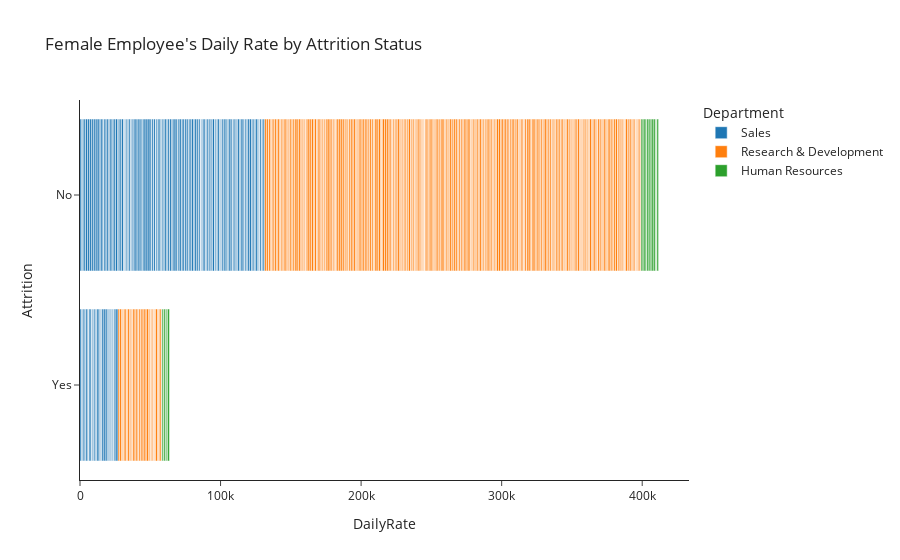

This figure's notebook cell:
### Code cell
# convert to percentage
fig = px.bar(df.query("Gender=='Female'"),x='DailyRate',y='Attrition',color='Department',orientation='h',title="Female Employee's Daily Rate by Attrition Status")
fig.show()

### Figure 1 — Plotly figure (JSON) as saved in the notebook; plotly's stock layout.template omitted (floating-point values rounded to 4 significant figures; data arrays with more than 128 entries replaced by an {"elided": "..."} marker saying what was removed)
{"data": [{"alignmentgroup": "True", "hovertemplate": "Department=Sales<br>DailyRate=%{x}<br>Attrition=%{y}<extra></extra>", "legendgroup": "Sales", "marker": {"color": "#1F77B4", "pattern": {"shape": ""}}, "name": "Sales", "offsetgroup": "Sales", "orientation": "h", "showlegend": true, "textposition": "auto", "type": "bar", "x": {"elided": "189 int values"}, "xaxis": "x", "y": {"elided": "189 str values"}, "yaxis": "y"}, {"alignmentgroup": "True", "hovertemplate": "Department=Research & Development<br>DailyRate=%{x}<br>Attrition=%{y}<extra></extra>", "legendgroup": "Research & Development", "marker": {"color": "#FF7F0E", "pattern": {"shape": ""}}, "name": "Research & Development", "offsetgroup": "Research & Development", "orientation": "h", "showlegend": true, "textposition": "auto", "type": "bar", "x": {"elided": "379 int values"}, "xaxis": "x", "y": {"elided": "379 str values"}, "yaxis": "y"}, {"alignmentgroup": "True", "hovertemplate": "Department=Human Resources<br>DailyRate=%{x}<br>Attrition=%{y}<extra></extra>", "legendgroup": "Human Resources", "marker": {"color": "#2CA02C", "pattern": {"shape": ""}}, "name": "Human Resources", "offsetgroup": "Human Resources", "orientation": "h", "showlegend": true, "textposition": "auto", "type": "bar", "x": [1420, 142, 1355, 988, 426, 1112, 141, 1383, 991, 1147, 1398, 1107, 1176, 528, 176, 600, 920, 1337, 309, 1146], "xaxis": "x", "y": ["No", "No", "No", "Yes", "Yes", "No", "No", "No", "No", "No", "No", "Yes", "No", "No", "No", "Yes", "Yes", "Yes", "No", "No"], "yaxis": "y"}], "layout": {"barmode": "relative", "legend": {"title": {"text": "Department"}, "tracegroupgap": 0}, "title": {"text": "Female Employee's Daily Rate by Attrition Status"}, "xaxis": {"anchor": "y", "domain": [0, 1], "title": {"text": "DailyRate"}}, "yaxis": {"anchor": "x", "domain": [0, 1], "title": {"text": "Attrition"}}}}
